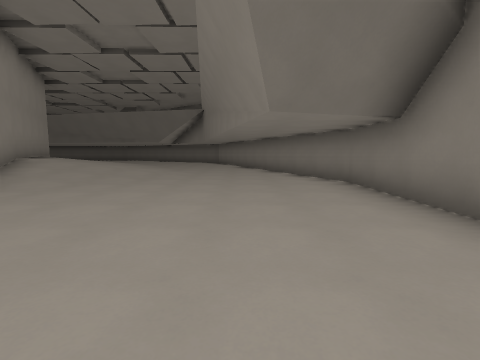
view 1 (above)

16 first-person views from a walk through a Godot game level. The camera is 1.3 m above the floor, tilts 6° down and sees 85° across. The floor is counted in squares, 2 m on a side. Each view is taken from the middle of a square. On the plan, view 1 faces up. The plan holds only what a view shows up to about 9 squares ahead; the rest is blank. The place goes on beyond the plan.

view 2
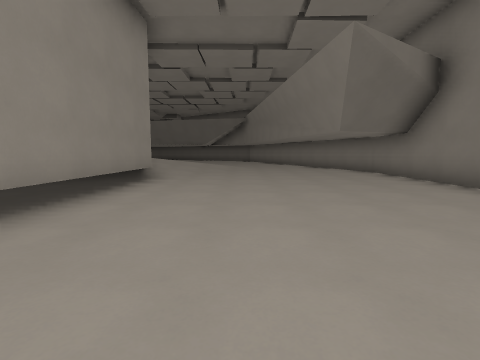

view 3
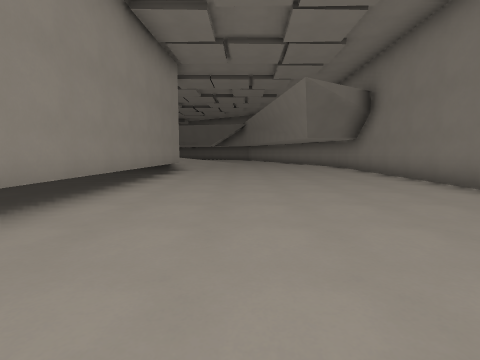

view 4
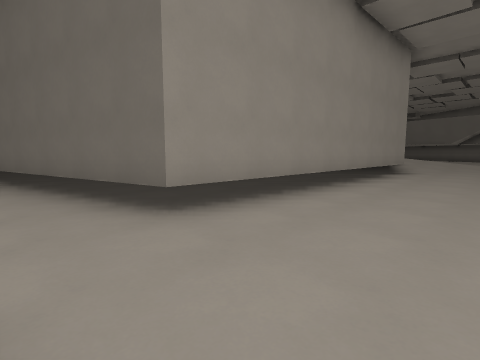

view 5
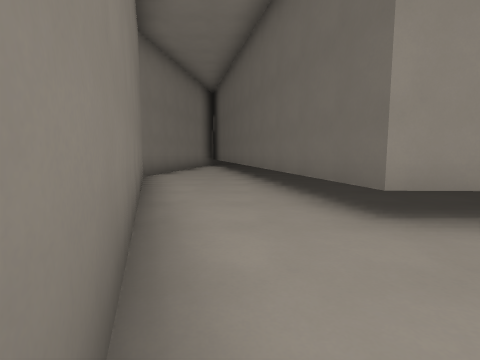

view 6
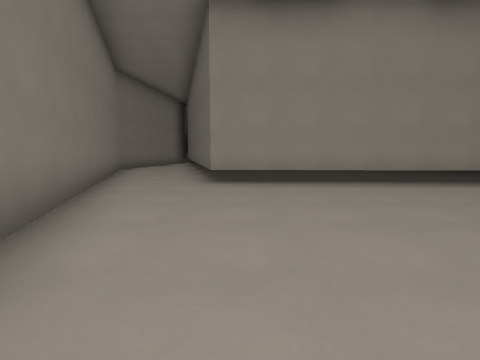

view 7
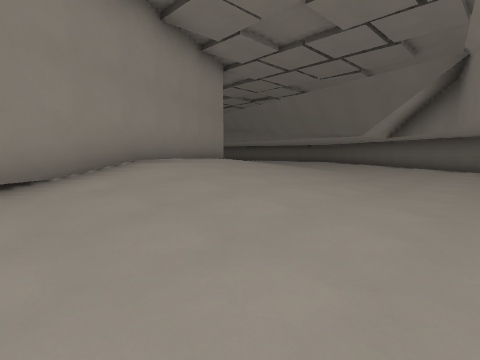

view 8
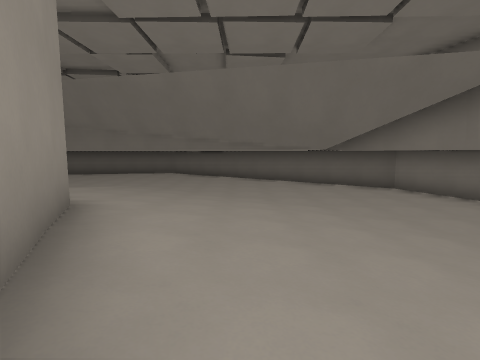

view 9
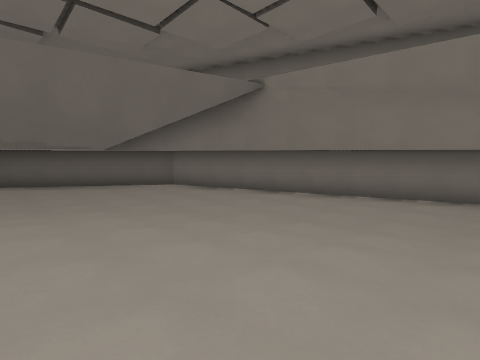

view 10
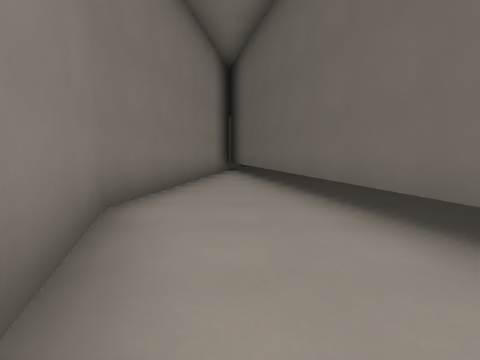

view 11
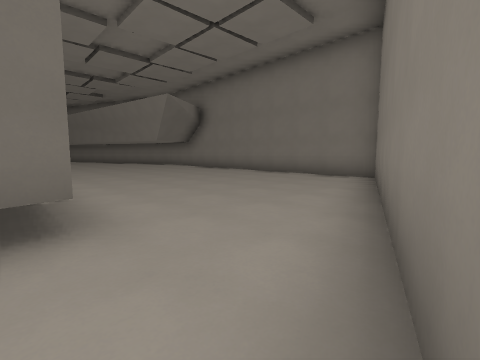

view 12
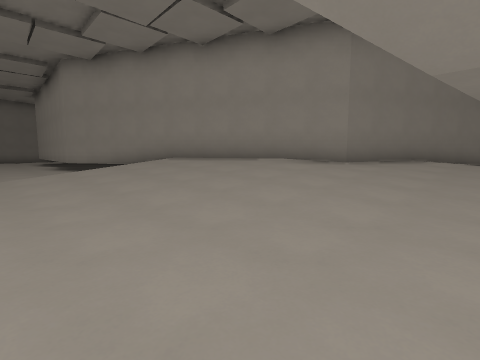

view 13
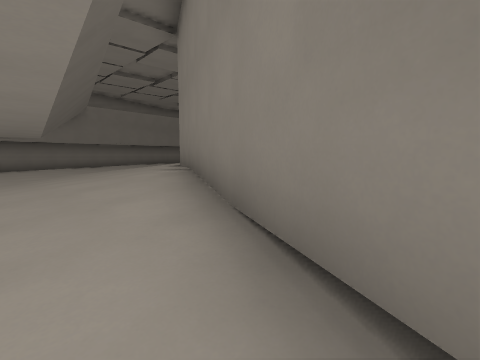

view 14
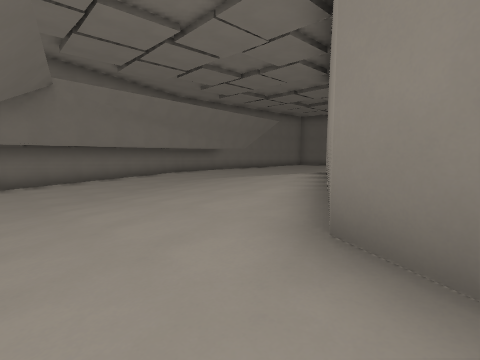

view 15
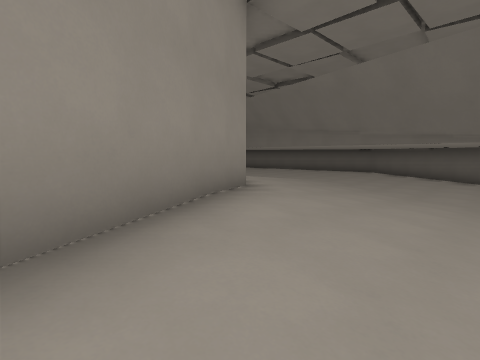

view 16
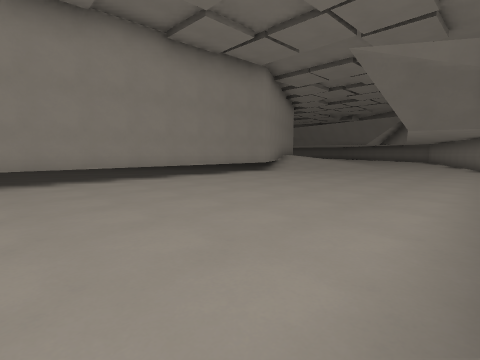

### Floor plan
Key: @ floor where view 1 was taken; # wall or solid block; . floor; / step, stairs or slope; = window, fence, low wall or low ledge; ^ raised ledge.
Columns run from 15 left of view 1 to 3 right of it. Each row starts with its distance up from view 1.
 20          ##
 19         ..##
 18        ....###
 17     .........##
 16     ///.......#
 15  ///////......##
 14  #////////.....#
 13   =#///////....##
 12     =#//////....#
 11       =#////....#
 10        #/////...##
  9         #////....#
  8         #/////...#
  7          #////...##
  6          #///.....#
  5           #/......#
  4           #.......#
  3          ^=.......#
  2         ^^=.......#
  1         ^^=.......#
  0        ^^^=....@..#
 -1        ^^^=.......#
 -2        ^^^=.......#
 -3       ^^^^=.......
 -4      ^^^^^=.......
 -5   ^^^^=###......##
 -6 ^^=###........###
 -7 ^^.........###
 -8 ####....###
 -9    #####

Where each view was taken, in squares from view 1:
view 1: 0 up, 0 right, facing up
view 2: 3 down, 2 left, facing up
view 3: 6 down, 2 left, facing up
view 4: 6 down, 2 left, facing up-left
view 5: 6 down, 2 left, facing left
view 6: 4 down, 1 right, facing left
view 7: 5 up, 1 left, facing up-left
view 8: 8 up, 6 left, facing up
view 9: 8 up, 6 left, facing up-right
view 10: 7 down, 6 left, facing left
view 11: 7 down, 5 left, facing up-right
view 12: 14 up, 2 left, facing down-left
view 13: 15 up, 14 left, facing down-right
view 14: 13 up, 9 left, facing down-right
view 15: 8 up, 5 left, facing up-left
view 16: 4 down, 2 right, facing up-left
